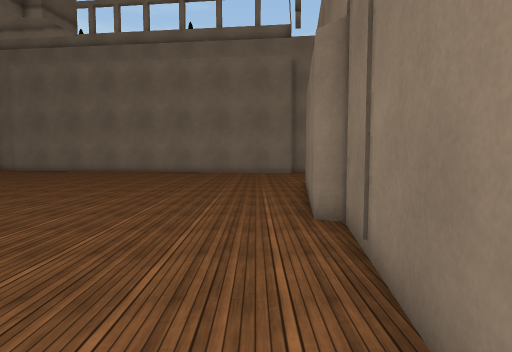
View 1 (above)

17 first-person views from a walk through a Unity game level. The camera is 1.5 m above the floor, tilts 4° down and sees 75° across. The floor is counted in squares, 1 m on a side. Each view is taken from the middle of a square. On the plan, view 1 faces up. The plan holds only what a view shows up to about 15 squares ahead; the rest is blank. The place goes on beyond the plan. Some animated figures are left out. Some surface patterns are stand-ins.

View 2
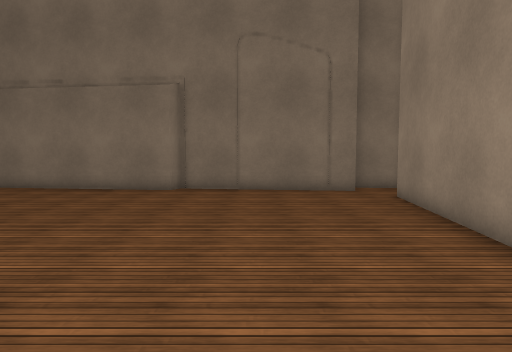

View 3
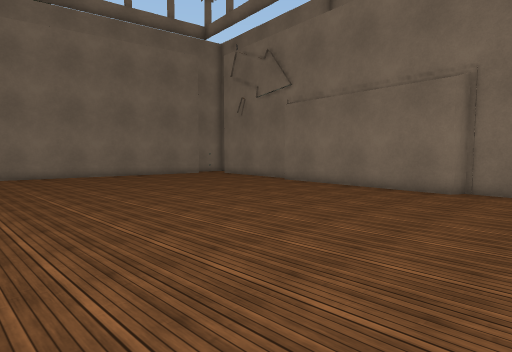

View 4
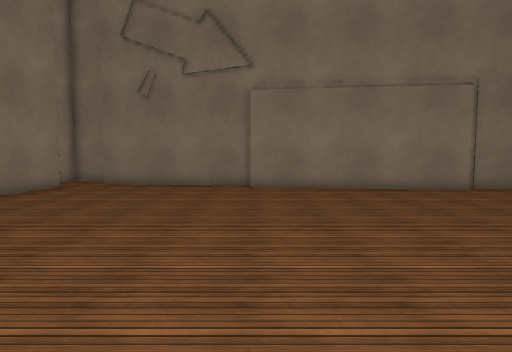

View 5
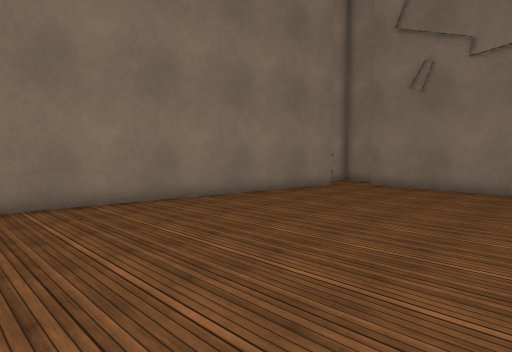

View 6
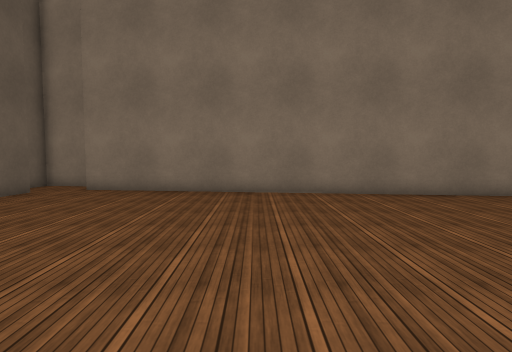

View 7
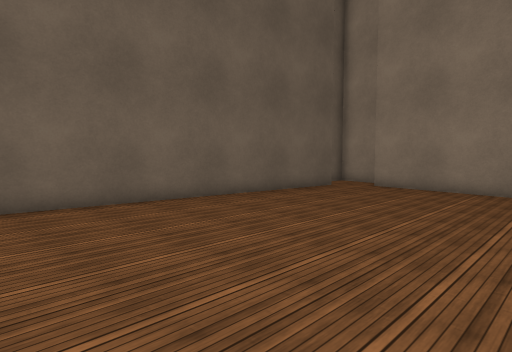

View 8
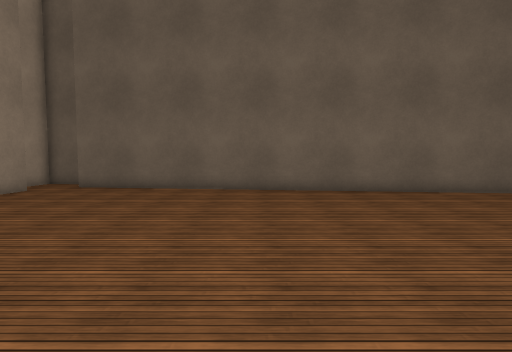

View 9
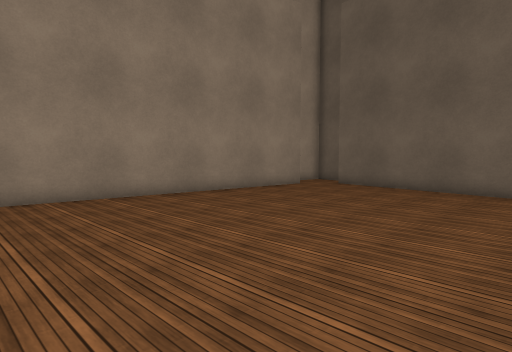

View 10
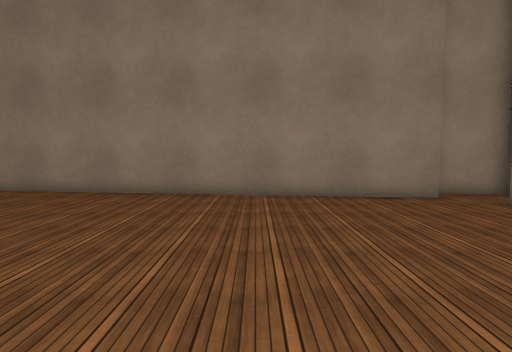

View 11
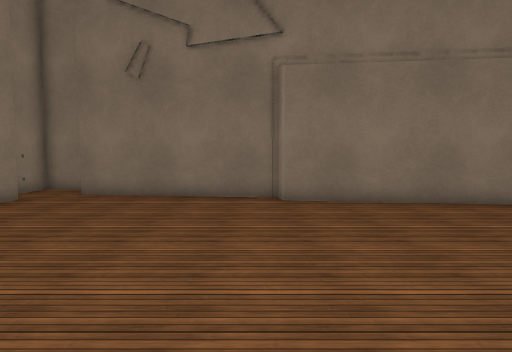

View 12
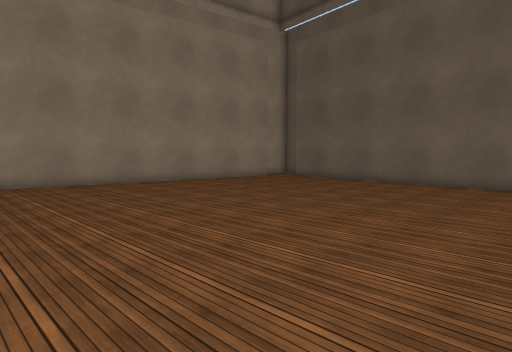

View 13
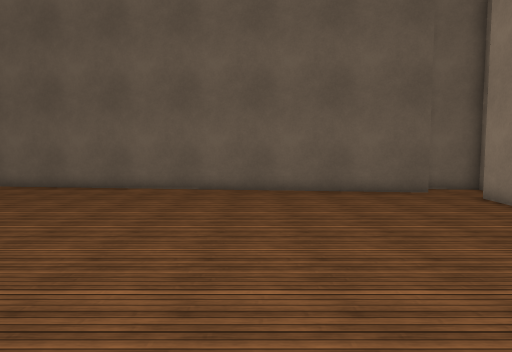

View 14
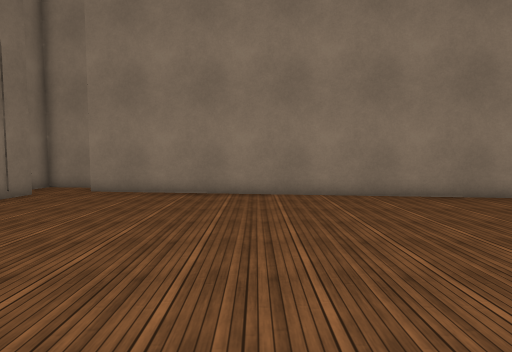

View 15
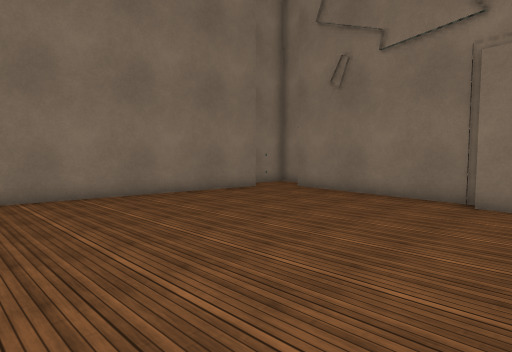

View 16
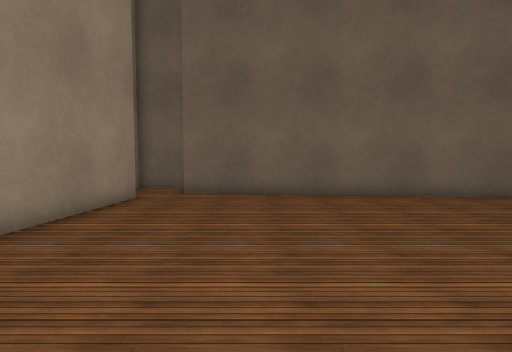

View 17
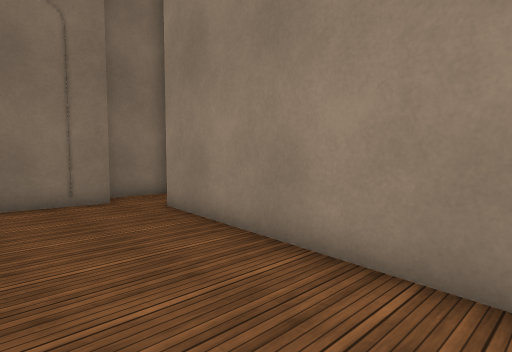

### Floor plan
Ten units are one square. View 1 is at (0, 0); x grows to the right and y downward. Boxes are objects, and circles mark ways between rooms. Rooms are numbered by the first view taken in them; rooms with no view inside come last. Other rooms are left out.
<svg viewBox="-265 -295 325 325">
<path fill="none" stroke="#000" d="M0 22 20 25 23 2M10 -1 19 -71 13 -74 24 -161 31 -162 40 -233M26 -246 -200 -274M-232 -20 -6 8M-215 -266 -244 -33M-257 -31 -260 -11 -237 -8M53 -240 55 -255 40 -257M-204 -288 -225 -290 -227 -270"/>
<circle cx="0" cy="0" r="3" fill="#2a7"/>
<text x="0" y="10">1</text>
<text x="-100" y="-130">2</text>
</svg>
Room 1 opens to room 2.

Where each view was taken, in squares from view 1:
view 1: 0 up, 0 right, facing up
view 2: 4 up, 12 left, facing right
view 3: 4 up, 12 left, facing up-right
view 4: 16 up, 12 left, facing right
view 5: 16 up, 11 left, facing up-right
view 6: 14 up, 13 left, facing up
view 7: 13 up, 13 left, facing up-left
view 8: 11 up, 10 left, facing left
view 9: 12 up, 10 left, facing down-left
view 10: 13 up, 17 left, facing down
view 11: 17 up, 8 left, facing right
view 12: 17 up, 7 left, facing down-left
view 13: 20 up, 9 left, facing left
view 14: 12 up, 7 left, facing down
view 15: 14 up, 8 left, facing up-right
view 16: 6 up, 12 left, facing left
view 17: 4 up, 9 left, facing down-right
